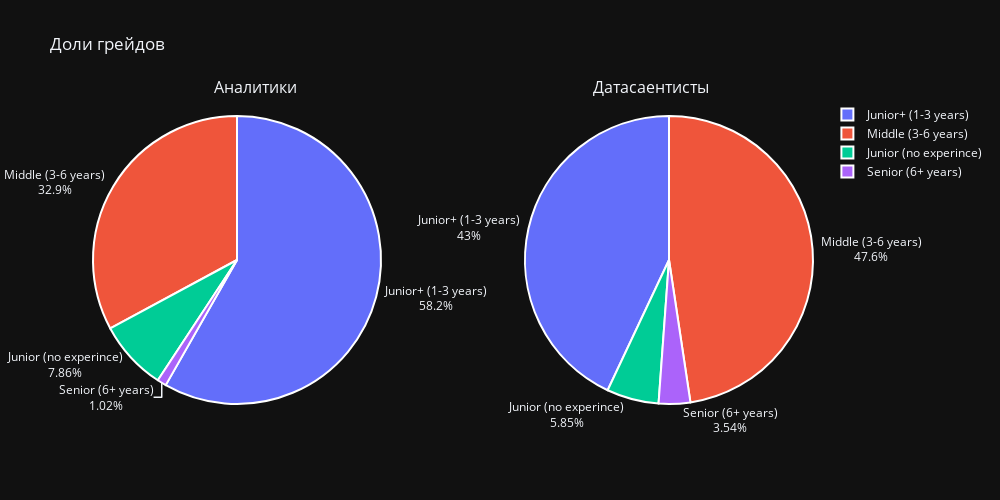

Notebook cell for this chart:
### Markdown cell above
Посмотрим распределены вакансии по количеству требуемого опыта

### Code cell
df_da = (vacancies[vacancies.name_type == 'da'].experience.value_counts().reset_index()
      .rename(columns={'experience': 'Опыт работы', 'count': 'Количество вакансий'}))
df_ds = (vacancies[vacancies.name_type == 'ds'].experience.value_counts().reset_index()
      .rename(columns={'experience': 'Опыт работы', 'count': 'Количество вакансий'}))
print(f'Общее количество вакансий аналитиков - {df_da["Количество вакансий"].sum()}')
print(f'Общее количество вакансий датасаентистов - {df_ds["Количество вакансий"].sum()}')
fig = make_subplots(
    rows=1, cols=2, 
    subplot_titles=("Аналитики", "Датасаентисты"), 
    specs=[[{'type':'domain'}, {'type':'domain'}]])
fig.add_trace(
    go.Pie(labels=df_da['Опыт работы'], 
           values=df_da['Количество вакансий'], 
           domain=dict(x=[0, 0.4])
          ))
fig.add_trace(go.Pie(labels=df_ds['Опыт работы'], values=df_ds['Количество вакансий'], domain=dict(x=[0.6, 1.0])))

fig.update_layout(
        height=500, width=1000, 
        title_text='Доли грейдов', 
        showlegend=True,
        template="plotly_dark",   
    )


fig.update_traces(textposition='outside', hoverinfo='label+value', 
                  textinfo='percent+label', textfont_size=12,
                  marker=dict(line=dict(color='#FFFFFF', width=2))
                 )
fig.show()

### Figure 1 — Plotly figure (JSON) as saved in the notebook; plotly's stock layout.template omitted (floating-point values rounded to 4 significant figures)
{"data": [{"domain": {"x": [0, 0.4]}, "hoverinfo": "label+value", "labels": ["Junior+ (1-3 years)", "Middle (3-6 years)", "Junior (no experince)", "Senior (6+ years)"], "marker": {"line": {"color": "#FFFFFF", "width": 2}}, "textfont": {"size": 12}, "textinfo": "percent+label", "textposition": "outside", "type": "pie", "values": [682, 385, 92, 12]}, {"domain": {"x": [0.6, 1]}, "hoverinfo": "label+value", "labels": ["Middle (3-6 years)", "Junior+ (1-3 years)", "Junior (no experince)", "Senior (6+ years)"], "marker": {"line": {"color": "#FFFFFF", "width": 2}}, "textfont": {"size": 12}, "textinfo": "percent+label", "textposition": "outside", "type": "pie", "values": [350, 316, 43, 26]}], "layout": {"annotations": [{"font": {"size": 16}, "showarrow": false, "text": "Аналитики", "x": 0.225, "xanchor": "center", "xref": "paper", "y": 1, "yanchor": "bottom", "yref": "paper"}, {"font": {"size": 16}, "showarrow": false, "text": "Датасаентисты", "x": 0.775, "xanchor": "center", "xref": "paper", "y": 1, "yanchor": "bottom", "yref": "paper"}], "height": 500, "showlegend": true, "title": {"text": "Доли грейдов"}, "width": 1000}}
